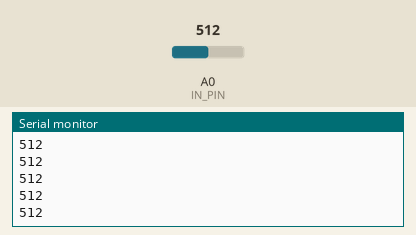
Recording of a sketch running on a simulated Arduino Uno, built with avr-gcc and run on an emulated ATmega328P. Parts: the last lines printed to the serial monitor. Inputs (shaded band) come from the test bench; at power-on: A0 (IN_PIN) = 512.

Above: at 1.2 s.
1.3 s: A0 (IN_PIN) set to 716
At 1.31 s:
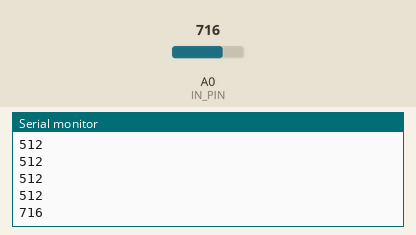
2.8 s: A0 (IN_PIN) set to 900
At 2.81 s:
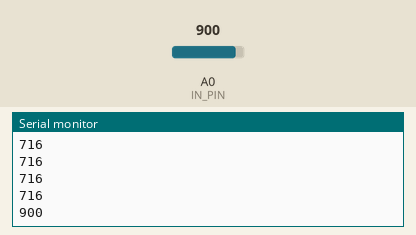
Timing chart, 0 to 5.8 s (numbered marks = the images above; inputs shaded):
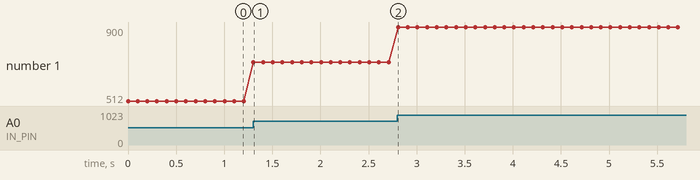

The sketch:

analogRead.ino
```cpp
#define IN_PIN A0

void setup() {
  // put your setup code here, to run once:
  Serial.begin(9600);
  pinMode(IN_PIN, INPUT);
}

void loop() {
  // put your main code here, to run repeatedly:
  Serial.println(analogRead(IN_PIN));
  delay(100);
}
```

Measured:
- after the input at 1.3 s, the serial monitor: prints a new line at once (image 1)
- after the input at 2.8 s, the serial monitor: prints a new line at once (image 2)
- plotted number 1: 512 → 716 after the input at 1.3 s, 716 → 900 after the input at 2.8 s
